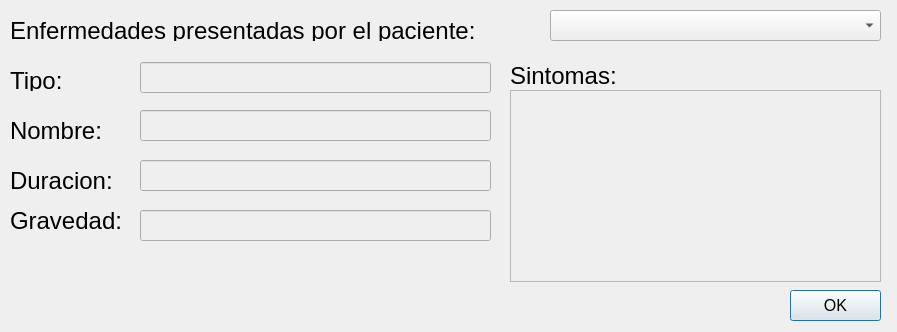
<?xml version="1.0" encoding="UTF-8"?>
<ui version="4.0">
 <class>Infoenfermedad</class>
 <widget class="QDialog" name="Infoenfermedad">
  <property name="geometry">
   <rect>
    <x>0</x>
    <y>0</y>
    <width>897</width>
    <height>332</height>
   </rect>
  </property>
  <property name="windowTitle">
   <string>Informacion Enfermedad</string>
  </property>
  <widget class="QLineEdit" name="TypeDisease">
   <property name="enabled">
    <bool>false</bool>
   </property>
   <property name="geometry">
    <rect>
     <x>140</x>
     <y>62</y>
     <width>351</width>
     <height>31</height>
    </rect>
   </property>
   <property name="font">
    <font>
     <pointsize>14</pointsize>
    </font>
   </property>
  </widget>
  <widget class="QLineEdit" name="GravedadDisease">
   <property name="enabled">
    <bool>false</bool>
   </property>
   <property name="geometry">
    <rect>
     <x>140</x>
     <y>210</y>
     <width>351</width>
     <height>31</height>
    </rect>
   </property>
   <property name="font">
    <font>
     <pointsize>14</pointsize>
    </font>
   </property>
  </widget>
  <widget class="QLabel" name="label_5">
   <property name="geometry">
    <rect>
     <x>10</x>
     <y>210</y>
     <width>131</width>
     <height>21</height>
    </rect>
   </property>
   <property name="font">
    <font>
     <pointsize>18</pointsize>
    </font>
   </property>
   <property name="text">
    <string>Gravedad:</string>
   </property>
  </widget>
  <widget class="QLabel" name="label_4">
   <property name="geometry">
    <rect>
     <x>10</x>
     <y>170</y>
     <width>171</width>
     <height>21</height>
    </rect>
   </property>
   <property name="font">
    <font>
     <pointsize>18</pointsize>
    </font>
   </property>
   <property name="text">
    <string>Duracion:</string>
   </property>
  </widget>
  <widget class="QLabel" name="label_2">
   <property name="geometry">
    <rect>
     <x>10</x>
     <y>70</y>
     <width>101</width>
     <height>21</height>
    </rect>
   </property>
   <property name="font">
    <font>
     <pointsize>18</pointsize>
    </font>
   </property>
   <property name="text">
    <string>Tipo:</string>
   </property>
  </widget>
  <widget class="QLineEdit" name="NameDisease">
   <property name="enabled">
    <bool>false</bool>
   </property>
   <property name="geometry">
    <rect>
     <x>140</x>
     <y>110</y>
     <width>351</width>
     <height>31</height>
    </rect>
   </property>
   <property name="font">
    <font>
     <pointsize>14</pointsize>
    </font>
   </property>
  </widget>
  <widget class="QLabel" name="label_10">
   <property name="geometry">
    <rect>
     <x>10</x>
     <y>20</y>
     <width>531</width>
     <height>21</height>
    </rect>
   </property>
   <property name="font">
    <font>
     <pointsize>18</pointsize>
    </font>
   </property>
   <property name="text">
    <string>Enfermedades presentadas por el paciente:</string>
   </property>
  </widget>
  <widget class="QLabel" name="label_3">
   <property name="geometry">
    <rect>
     <x>10</x>
     <y>120</y>
     <width>101</width>
     <height>21</height>
    </rect>
   </property>
   <property name="font">
    <font>
     <pointsize>18</pointsize>
    </font>
   </property>
   <property name="text">
    <string>Nombre:</string>
   </property>
  </widget>
  <widget class="QLabel" name="label_6">
   <property name="geometry">
    <rect>
     <x>510</x>
     <y>60</y>
     <width>121</width>
     <height>31</height>
    </rect>
   </property>
   <property name="font">
    <font>
     <pointsize>18</pointsize>
    </font>
   </property>
   <property name="text">
    <string>Sintomas:</string>
   </property>
  </widget>
  <widget class="QLineEdit" name="DuracionDisease">
   <property name="enabled">
    <bool>false</bool>
   </property>
   <property name="geometry">
    <rect>
     <x>140</x>
     <y>160</y>
     <width>351</width>
     <height>31</height>
    </rect>
   </property>
   <property name="font">
    <font>
     <pointsize>14</pointsize>
    </font>
   </property>
  </widget>
  <widget class="QComboBox" name="comboBox">
   <property name="geometry">
    <rect>
     <x>550</x>
     <y>10</y>
     <width>331</width>
     <height>31</height>
    </rect>
   </property>
  </widget>
  <widget class="QPushButton" name="pushButton">
   <property name="geometry">
    <rect>
     <x>790</x>
     <y>290</y>
     <width>91</width>
     <height>31</height>
    </rect>
   </property>
   <property name="font">
    <font>
     <pointsize>12</pointsize>
    </font>
   </property>
   <property name="text">
    <string>OK</string>
   </property>
  </widget>
  <widget class="QListWidget" name="listSintomas">
   <property name="enabled">
    <bool>false</bool>
   </property>
   <property name="geometry">
    <rect>
     <x>510</x>
     <y>90</y>
     <width>371</width>
     <height>192</height>
    </rect>
   </property>
   <property name="font">
    <font>
     <pointsize>14</pointsize>
    </font>
   </property>
  </widget>
 </widget>
 <resources/>
 <connections/>
</ui>
